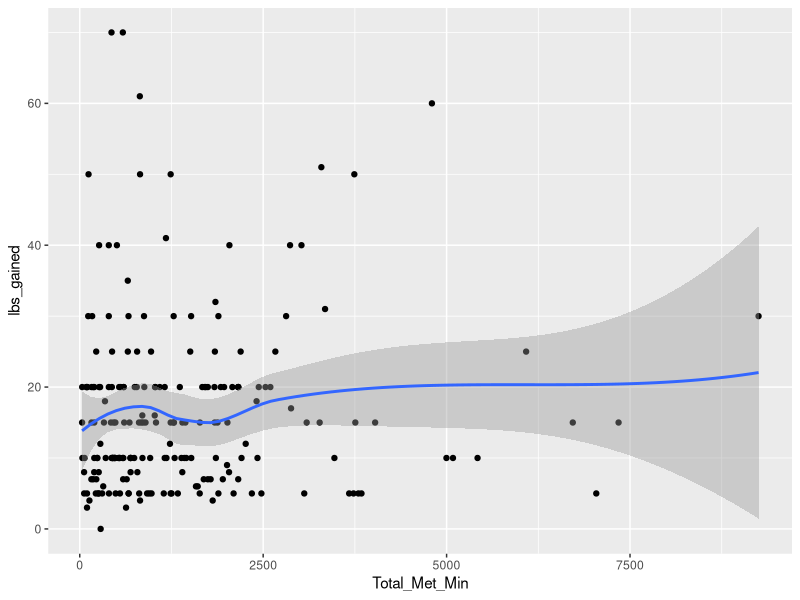
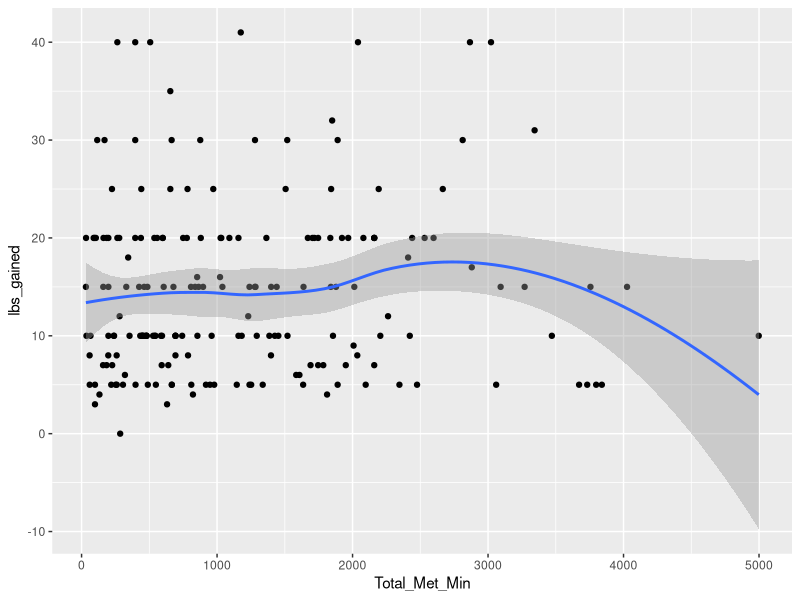

Recreate these plots in R, in order.
## ---- chunk 1
knitr::opts_chunk$set(echo = TRUE)
## ---- chunk 2
library(tidyr)
library(ggplot2)
## ---- chunk 3
dat <- read.csv('Practicum 1 Data.csv', header = TRUE)

dat1 <- dat[, c("shift", "gender", "Age", "height", "weightgain", "lbs_gained", "pounds_gained", "bweight", "BMI", "Vig.ex.Time", "Mod.ex.time", "Walk.ex.Time", "Total_Met_Min")]
## ---- chunk 4
i = 1
for (obs in dat1$Total_Met_Min){
  
  if (obs == "" || is.na(obs)) {
    dat1$Total_Met_Min[i] = (8 * as.numeric(dat1$Vig.ex.Time[i])) + (4 * as.numeric(dat1$Mod.ex.time[i])) + (3.3 * as.numeric(dat1$Walk.ex.Time[i]))
  }
  
  if (is.na(dat1$Total_Met_Min[i]) || dat1$Total_Met_Min[i] == 0) { #keep values where Total_Met_Min=0?
    dat1 = dat1[-i,]
  } else {
    i = i + 1
  }
  
}
## ---- chunk 5
i = 1
for (obs in dat1$lbs_gained) {
  if (obs == "" || is.na(obs)) {
    dat1 = dat1[-i,]
  } else {
    i = i + 1
  }
}
## ---- chunk 6
dat1$Total_Met_Min = as.numeric(dat1$Total_Met_Min)
## ---- chunk 7
lm = lm(lbs_gained ~ Total_Met_Min, data = dat1)

summary(lm)
## ---- chunk 8
ggplot(data = dat1, aes(x = Total_Met_Min, y = lbs_gained)) + geom_point() + geom_smooth()
## ---- chunk 9
i = 1
for (obs in dat1$lbs_gained) {
  if (obs > 45) {
    dat1 = dat1[-i,]
  } else {
    i = i + 1
  }
}
## ---- chunk 10
i = 1
for (obs in dat1$Total_Met_Min) {
  if (obs >= 5000) {
    dat1 = dat1[-i,]
  } else {
    i = i + 1
  }
}
## ---- chunk 11
lm = lm(lbs_gained ~ Total_Met_Min, data = dat1)

summary(lm)
## ---- chunk 12
ggplot(data = dat1, aes(x = Total_Met_Min, y = lbs_gained)) + geom_point() + geom_smooth()
